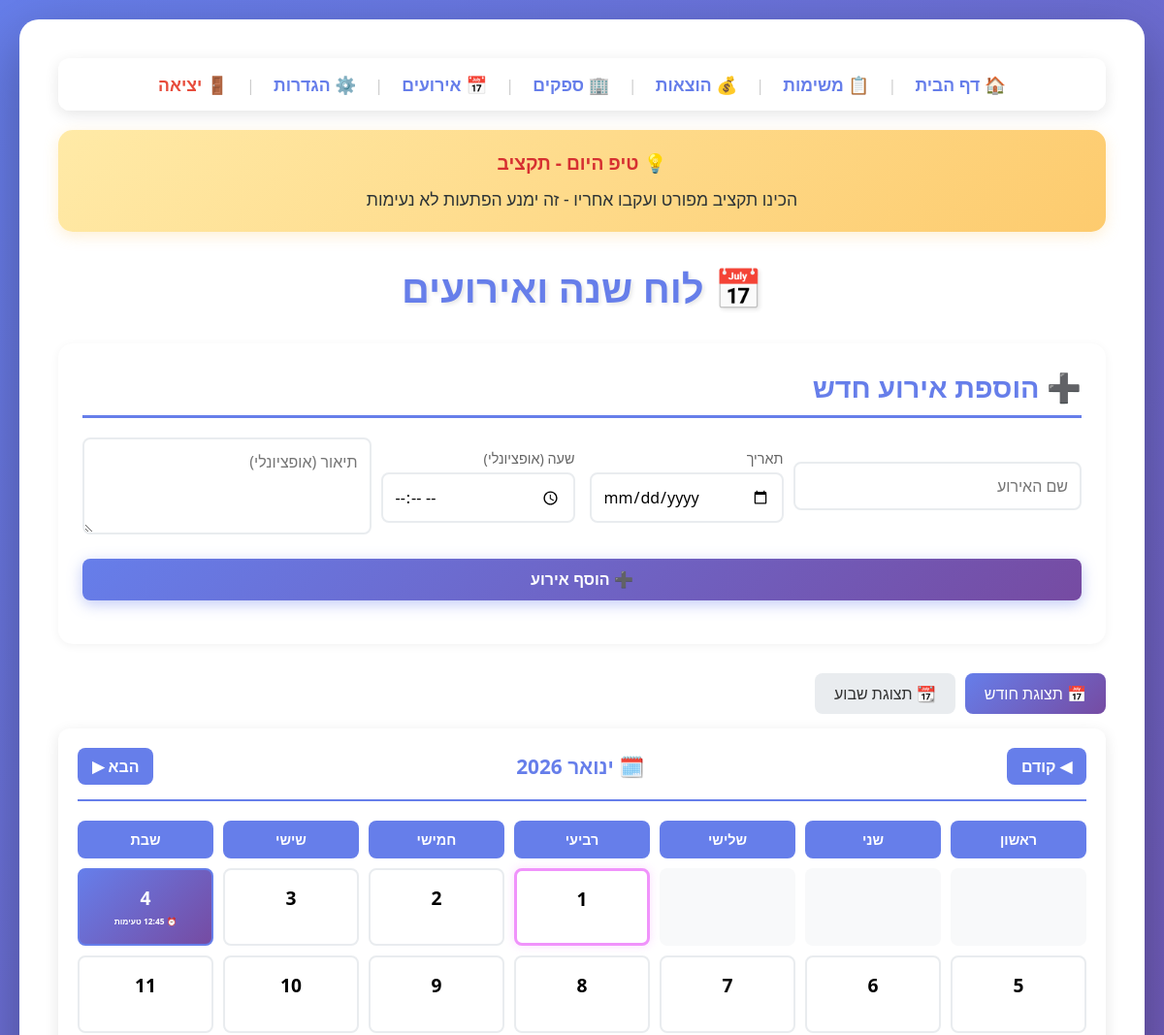
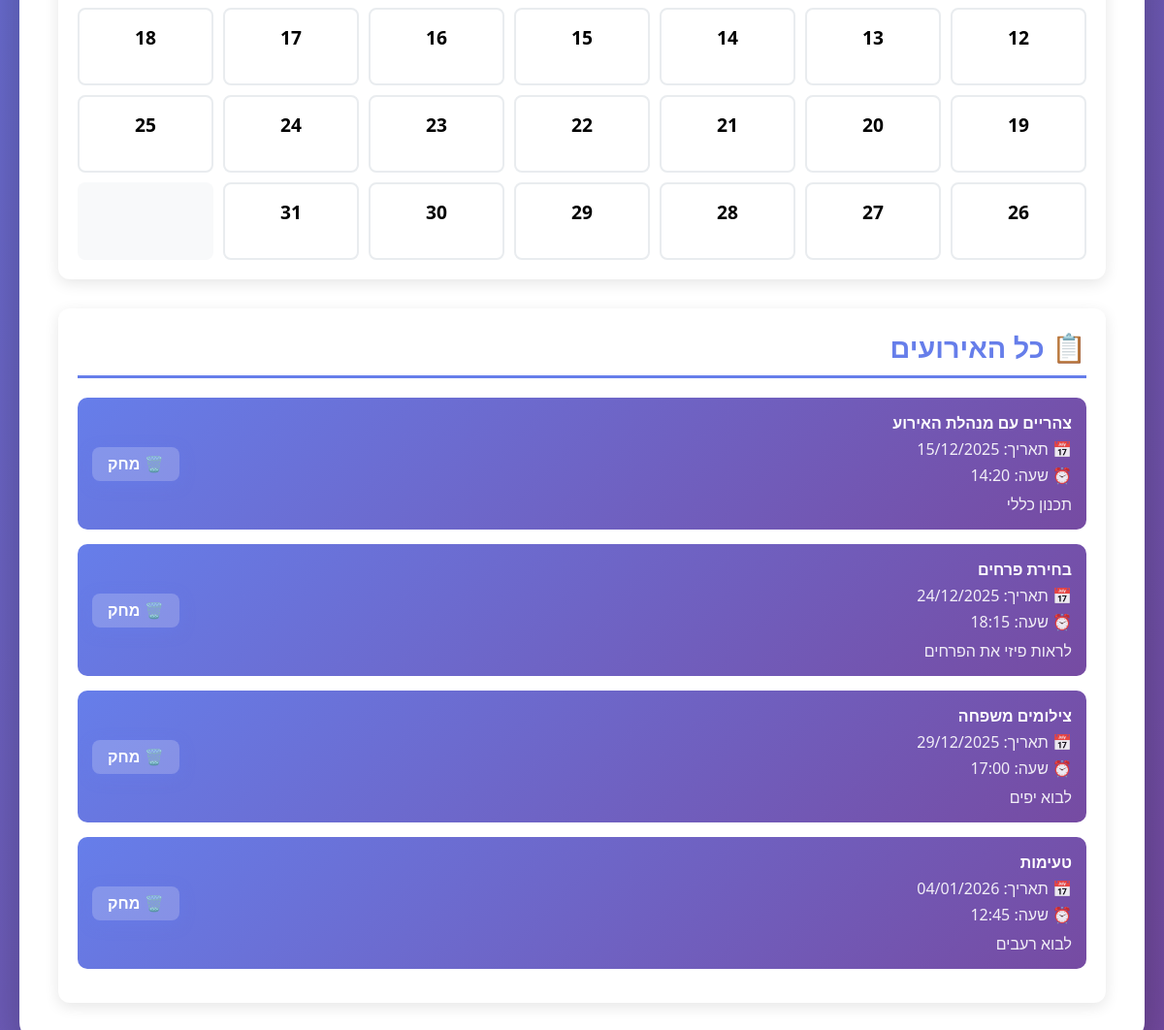
The page /events (signed in) on the database its author committed (2 pictures, top to bottom).
### tables this page shows
CREATE TABLE daily_tips (
    id INTEGER PRIMARY KEY AUTOINCREMENT,
    tip TEXT NOT NULL,
    category TEXT
);

CREATE TABLE events (
        id INTEGER PRIMARY KEY AUTOINCREMENT,
        title TEXT NOT NULL,
        event_date DATE NOT NULL,
        event_time TIME,
        description TEXT,
        created_at TIMESTAMP DEFAULT CURRENT_TIMESTAMP
    , user_id INTEGER);

### app.py (the view, shortened to what this page needs)
@app.route('/events')
@login_required
def events():
    user = get_current_user()
    placeholder = '%s' if os.environ.get('DATABASE_URL') else '?'
    view_type = request.args.get('view', 'month')
    year = int(request.args.get('year', datetime.now().year))
    month = int(request.args.get('month', datetime.now().month))
    if user['partner_id']:
        query = f'SELECT * FROM events WHERE user_id = {placeholder} OR user_id = {placeholder} ORDER BY event_date ASC'
        events_raw = execute_query(query, (user['id'], user['partner_id']), fetch_all=True)
    else:
        query = f'SELECT * FROM events WHERE user_id = {placeholder} ORDER BY event_date ASC'
        events_raw = execute_query(query, (user['id'],), fetch_all=True)
    events = []
    for event in events_raw:
        event_dict = dict(event)
        date_obj = datetime.strptime(str(event['event_date']), '%Y-%m-%d')
        event_dict['event_date'] = date_obj.strftime('%d/%m/%Y')
        event_dict['event_date_raw'] = str(event['event_date'])
        if event['event_time']:
            event_dict['event_time'] = str(event['event_time'])[:5]
        events.append(event_dict)
    month_names = {
        1: 'ינואר', 2: 'פברואר', 3: 'מרץ', 4: 'אפריל',
        5: 'מאי', 6: 'יוני', 7: 'יולי', 8: 'אוגוסט',
        9: 'ספטמבר', 10: 'אוקטובר', 11: 'נובמבר', 12: 'דצמבר'
    }
    day_names = ['ראשון', 'שני', 'שלישי', 'רביעי', 'חמישי', 'שישי', 'שבת']
    month_name = month_names[month]
    cal = calendar.monthcalendar(year, month)
    calendar_days = []
    event_dates = {}
    for event in events_raw:
        event_date = datetime.strptime(str(event['event_date']), '%Y-%m-%d')
        if event_date.year == year and event_date.month == month:
            day = event_date.day
            if day not in event_dates:
                event_dates[day] = []
            event_dates[day].append({
                'title': event['title'],
                'time': str(event['event_time'])[:5] if event['event_time'] else None
            })
    today = datetime.now()
    for week in cal:
        week_days = []
        for day in week:
            if day == 0:
                week_days.append({'day': '', 'has_event': False, 'is_today': False, 'events': []})
            else:
                is_today = (day == today.day and month == today.month and year == today.year)
                has_event = day in event_dates
                day_events = event_dates.get(day, [])
                week_days.append({
                    'day': day,
                    'has_event': has_event,
                    'is_today': is_today,
                    'events': day_events
                })
        calendar_days.append(week_days)
    prev_month = month - 1 if month > 1 else 12
    prev_year = year if month > 1 else year - 1
    next_month = month + 1 if month < 12 else 1
    next_year = year if month < 12 else year + 1
    week_dates = []
    tip = get_daily_tip()
    return render_template('events.html',
                           events=events,
                           calendar_days=calendar_days,
                           month_name=month_name,
                           year=year,
                           month=month,
                           prev_year=prev_year,
                           prev_month=prev_month,
                           next_year=next_year,
                           next_month=next_month,
                           view_type=view_type,
                           week_dates=week_dates,
                           daily_tip=tip)

### templates/events.html (shortened to what this page needs)
<!DOCTYPE html>
<html lang="he" dir="rtl">
<head>
    <link rel="stylesheet" href="{{ url_for('static', filename='css/style.css') }}">
</head>
<body>
    <div class="container">
        <nav style="background: rgba(255,255,255,0.95); padding: 15px; border-radius: 12px; margin-bottom: 20px; text-align: center; box-shadow: 0 4px 15px rgba(0,0,0,0.1);">
            <a href="/" style="margin: 0 15px; font-size: 1.1rem; text-decoration: none; color: #667eea; transition: all 0.3s;">🏠 דף הבית</a>
            <span style="color: #ccc;">|</span>
            <a href="/tasks" style="margin: 0 15px; font-size: 1.1rem; text-decoration: none; color: #667eea; transition: all 0.3s;">📋 משימות</a>
            <span style="color: #ccc;">|</span>
            <a href="/budget" style="margin: 0 15px; font-size: 1.1rem; text-decoration: none; color: #667eea; transition: all 0.3s;">💰 הוצאות</a>
            <span style="color: #ccc;">|</span>
            <a href="/suppliers" style="margin: 0 15px; font-size: 1.1rem; text-decoration: none; color: #667eea; transition: all 0.3s;">🏢 ספקים</a>
            <span style="color: #ccc;">|</span>
            <a href="/events" style="margin: 0 15px; font-size: 1.1rem; text-decoration: none; color: #667eea; font-weight: bold; transition: all 0.3s;">📅 אירועים</a>
            <span style="color: #ccc;">|</span>
            <a href="/settings" style="margin: 0 15px; font-size: 1.1rem; text-decoration: none; color: #667eea; transition: all 0.3s;">⚙️ הגדרות</a>
            <span style="color: #ccc;">|</span>
            <a href="/logout" style="margin: 0 15px; font-size: 1.1rem; text-decoration: none; color: #e74c3c; transition: all 0.3s;">🚪 יציאה</a>
        </nav>
        {% if daily_tip %}
        <div class="daily-tip">
            <div class="tip-header">💡 טיפ היום - {{ daily_tip.category }}</div>
            <div class="tip-content">{{ daily_tip.tip }}</div>
        </div>
        {% endif %}
        <h1>📅 לוח שנה ואירועים</h1>
        <div style="background: white; padding: 25px; border-radius: 15px; box-shadow: 0 2px 10px rgba(0,0,0,0.05); margin-bottom: 30px;">
            <h2 style="margin-top: 0; color: #667eea;">➕ הוספת אירוע חדש</h2>
            <form action="/events/add" method="post">
                <input type="text" name="title" placeholder="שם האירוע" required style="width: 100%; padding: 12px; border: 2px solid #e9ecef; border-radius: 8px; margin-bottom: 15px;">
                <div style="display: grid; grid-template-columns: 1fr 1fr; gap: 15px; margin-bottom: 15px;">
                    <div>
                        <label style="display: block; margin-bottom: 5px; color: #666; font-size: 0.9em;">תאריך</label>
                        <input type="date" name="event_date" required style="width: 100%; padding: 12px; border: 2px solid #e9ecef; border-radius: 8px; direction: ltr;">
                    </div>
                    <div>
                        <label style="display: block; margin-bottom: 5px; color: #666; font-size: 0.9em;">שעה (אופציונלי)</label>
                        <input type="time" name="event_time" style="width: 100%; padding: 12px; border: 2px solid #e9ecef; border-radius: 8px; direction: ltr;">
                    </div>
                </div>
                <textarea name="description" placeholder="תיאור (אופציונלי)" rows="3" style="width: 100%; padding: 12px; border: 2px solid #e9ecef; border-radius: 8px; margin-bottom: 15px;"></textarea>
                <button type="submit" style="width: 100%; padding: 12px; background: linear-gradient(135deg, #667eea 0%, #764ba2 100%); color: white; border: none; border-radius: 8px; font-size: 1em; font-weight: bold; cursor: pointer;">➕ הוסף אירוע</button>
            </form>
        </div>
        <div class="view-toggle">
            <a href="/events?view=month&year={{ year }}&month={{ month }}" class="{% if view_type == 'month' %}active{% endif %}">📅 תצוגת חודש</a>
            <a href="/events?view=week" class="{% if view_type == 'week' %}active{% endif %}">📆 תצוגת שבוע</a>
        </div>
        <div class="calendar">
            <div class="calendar-header">
                <div class="calendar-nav">
                    <a href="/events?view={{ view_type }}&year={{ prev_year }}&month={{ prev_month }}">◀ קודם</a>
                </div>
                <h3>🗓️ {{ month_name }} {{ year }}</h3>
                <div class="calendar-nav">
                    <a href="/events?view={{ view_type }}&year={{ next_year }}&month={{ next_month }}">הבא ▶</a>
                </div>
            </div>
            {% if view_type == 'month' %}
                <div class="calendar-grid">
                    <div class="calendar-day-header">ראשון</div>
                    <div class="calendar-day-header">שני</div>
                    <div class="calendar-day-header">שלישי</div>
                    <div class="calendar-day-header">רביעי</div>
                    <div class="calendar-day-header">חמישי</div>
                    <div class="calendar-day-header">שישי</div>
                    <div class="calendar-day-header">שבת</div>
                    {% for week in calendar_days %}
                        {% for day in week %}
                            {% if day.day %}
                                <div class="calendar-day {% if day.has_event %}has-event{% endif %} {% if day.is_today %}today{% endif %}" title="{% if day.events %}{% for event in day.events %}{{ event.title }}{% if event.time %} - {{ event.time }}{% endif %}{% if not loop.last %}, {% endif %}{% endfor %}{% endif %}">
                                    <div class="calendar-day-number">{{ day.day }}</div>
                                    {% if day.events %}
                                        <div class="calendar-day-events">
                                            {% for event in day.events %}
                                                <div style="font-size: 0.7em; margin: 2px 0; white-space: nowrap; overflow: hidden; text-overflow: ellipsis;">
                                                    {% if event.time %}⏰ {{ event.time }} {% endif %}{{ event.title }}
                                                </div>
                                            {% endfor %}
                                        </div>
                                    {% endif %}
                                </div>
                            {% else %}
                                <div class="calendar-day" style="background: #f8f9fa; border: none;"></div>
                            {% endif %}
                        {% endfor %}
                    {% endfor %}
                </div>
            {% endif %}
        </div>
        <div class="events-list">
            <h2 style="margin-top: 0; color: #667eea;">📋 כל האירועים</h2>
            {% if events %}
                {% for event in events %}
                <div class="event-item">
                    <div class="event-info">
                        <h4>{{ event.title }}</h4>
                        <p style="margin: 5px 0;">📅 תאריך: {{ event.event_date }}</p>
                        {% if event.event_time %}
                        <p style="margin: 5px 0;">⏰ שעה: <span style="unicode-bidi: embed; direction: ltr;">{{ event.event_time }}</span></p>
                        {% endif %}
                        {% if event.description %}
                        <p style="margin-top: 8px;">{{ event.description }}</p>
                        {% endif %}
                    </div>
                    <form action="/events/delete/{{ event.id }}" method="post" style="display: inline;">
                        <button type="submit" style="background: rgba(255,255,255,0.2); border: none; padding: 8px 16px; border-radius: 8px; cursor: pointer; color: white; transition: all 0.2s;" onmouseover="this.style.background='rgba(255,255,255,0.3)'" onmouseout="this.style.background='rgba(255,255,255,0.2)'">🗑️ מחק</button>
                    </form>
                </div>
                {% endfor %}
            {% else %}
                <div class="empty-message" style="text-align: center; padding: 60px 20px; color: #999;">
                    <p style="font-size: 4em; margin: 0 0 20px 0;">📭</p>
                    <p style="font-size: 1.2em; margin: 0;">אין אירועים עדיין</p>
                    <p style="margin: 10px 0 0 0; color: #bbb;">הוסף את האירוע הראשון שלך למעלה ↑</p>
                </div>
            {% endif %}
        </div>
    </div>
</body>
</html>

### rows shown on the page
daily_tips: category "תקציב", tip "הכינו תקציב מפורט ועקבו אחריו - זה ימנע הפתעות לא נעימות"
events: time "12:45", title "טעימות", event_date "04/01/2026", event_time "12:45", description "לבוא רעבים"
events: title "צהריים עם מנהלת האירוע", event_date "15/12/2025", event_time "14:20", description "תכנון כללי"
events: title "בחירת פרחים", event_date "24/12/2025", event_time "18:15", description "לראות פיזי את הפרחים"
events: title "צילומים משפחה", event_date "29/12/2025", event_time "17:00", description "לבוא יפים"

### other values the page prints
{{ month_name }} "ינואר"
{{ year }} "2026"
{{ day.day }} "1" "2" "3" "4" "5" "6" "7" "8" "9" "10" "11" "12" "13" "14" "15" "16" "17" "18" "19" "20" "21" "22" "23" "24" "25" "26" "27" "28" "29" "30" "31"
